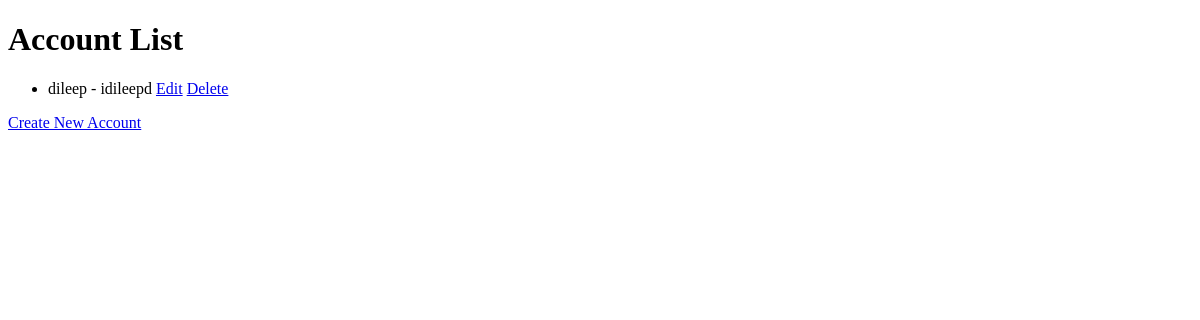
Before: / with the older database file.
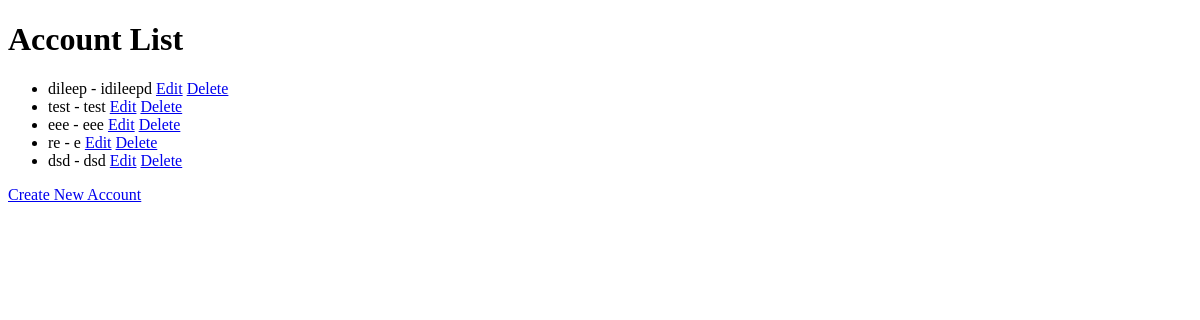
After: the same page with the newer database file.
### db.py (models this page shows, shortened)
class Account(Base):
    __tablename__ = 'accounts'
    accountId = Column(String, primary_key=True)
    name = Column(String)
    gitToken = Column(String)

### routes/root.py (the view)
        @self.route('/')
        def index():
            accounts = self.session.query(Account).all()
            return render_template('root/index.html', accounts=accounts)

### templates/root/index.html (shortened to what this page needs)
<!DOCTYPE html>
<html lang="en">
  <head>
  </head>
  <body>
    <h1>Account List</h1>
    <ul id="account-list">
      {% for account in accounts %}
      <li>
        {{ account.name }} - {{ account.accountId }}
        <a href="{{ url_for('root.update', account_id=account.accountId) }}"
          >Edit</a
        >
        <a href="{{ url_for('root.delete', account_id=account.accountId) }}"
          >Delete</a
        >
      </li>
      {% endfor %}
    </ul>
    <a href="{{ url_for('root.create') }}">Create New Account</a>
  </body>
</html>

Changed rows visible on the page:
added Account: name "test", accountId "test"
added Account: name "eee", accountId "eee"
added Account: name "re", accountId "e"
added Account: name "dsd", accountId "dsd"
